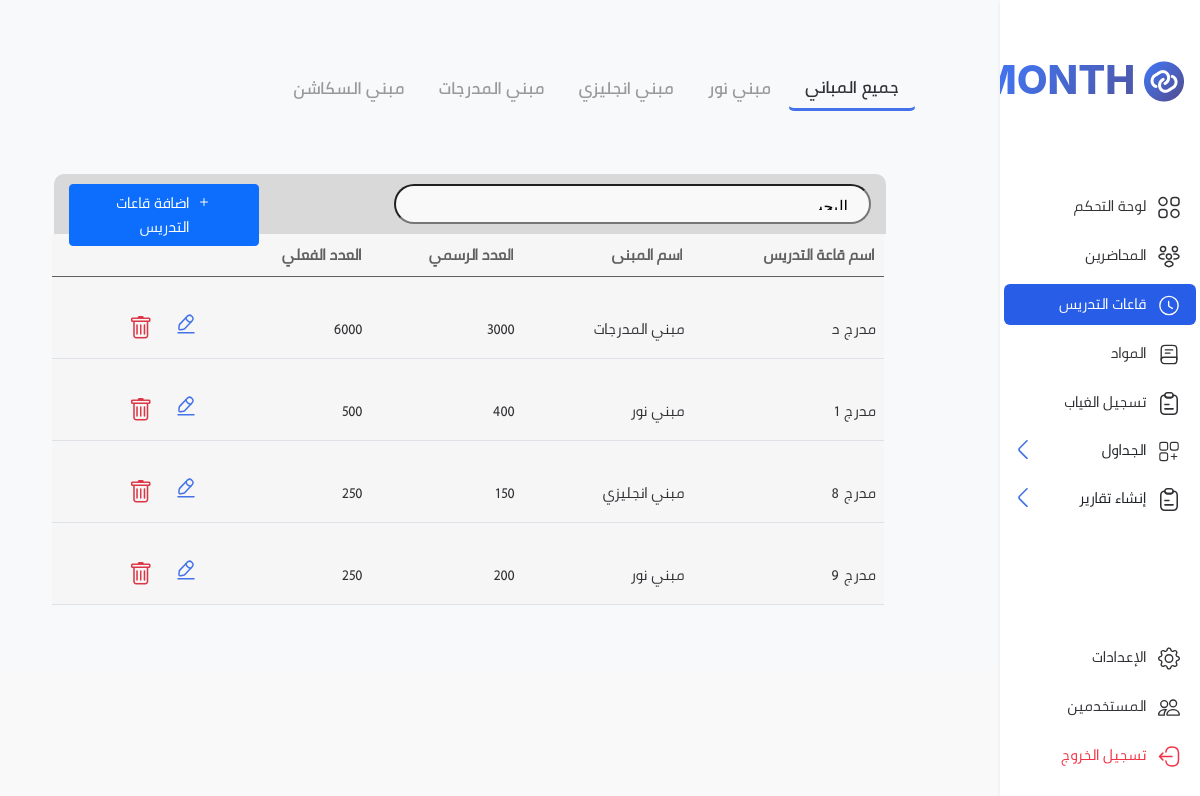
Screenshot of /rooms with the database file from the repository.
### building/model.py (models this page shows)
class Building(db.Model):
    id = db.Column(db.Integer, primary_key=True, autoincrement=True)
    name = db.Column(db.String(60), unique=True, nullable=False)
    description = db.Column(db.Text, unique=False, nullable=True)
    rooms = db.relationship("Room", backref=backref("building_rooms", cascade="all,delete"), lazy=True)

### room/model.py (models this page shows)
class Room(db.Model):
    id = db.Column(db.Integer, primary_key=True, autoincrement=True)
    name = db.Column(db.String(120), unique=False, nullable=False)
    qr_code = db.Column(db.Text, unique=True, nullable=True)
    real_capacity = db.Column(db.Integer, unique=False, nullable=True)
    supported_capacity = db.Column(db.Integer, unique=False, nullable=True)
    building_id = db.Column(db.Integer, db.ForeignKey("building.id"))
    lectures = db.relationship('Lecture', backref=backref('room_lectures', cascade="all,delete"), lazy=True)

### room/view.py (the view)
@bp.route(f'/rooms', methods=["GET"])
def get_rooms():
    context = {}
    context["buildings"] = get_buildings()
    context["rooms"] = get_all_rooms()
    return render_template(f'{PAGE}/rooms.html', context=context)

### building/controller.py (called while the page is built)
def get_buildings():
    return Building.query.all()

### room/controller.py (called while the page is built)
def get_all_rooms():
    rooms = []
    for r in Room.query.all():
        rooms.append({
            "id": r.id,
            "name": r.name,
            "building": Building.query.get(r.building_id).name,
            "building_id": r.building_id,
            "qr_code": r.qr_code,
            "real_capacity": r.real_capacity,
            "supported_capacity": r.supported_capacity
        })
    return rooms

### templates/room/rooms.html (shortened to what this page needs)
{% extends "layout/base.html" %}  {% block content %}
  <div class="p-5 classRooms-bg">
    <div class="mb-5 py-3">
      <nav id="instructorsTaps">
        <div class="nav nav-tabs border-0" id="nav-tab" role="tablist">
          <button
            id="allBuildings"
            class="nav-link active"
            data-bs-toggle="tab"
            type="button"
            role="tab"
          >
            جميع المباني
          </button>
          {% for b in context.buildings %}
          <button
            id="{{ b.id }}"
            class="nav-link buildings"
            data-bs-toggle="tab"
            type="button"
            role="tab"
          >
            {{ b.name }}
          </button>
          {% endfor %}
        </div>
      </nav>
    </div>
    <nav class="navbar navbar-doctor-search">
      <form class="w-100 d-flex doctor-form-search" role="search">
        <div class="form-group d-flex justify-content-between w-100">
          <input
            type="text"
            class="cd-search table-filter doctor-text-search"
            data-table="order-table"
            placeholder="البحث"
            ar
          />
          <div class="justify-content-end">
            <a class="btn btn-primary px-4" href="/room/new">
              <i class="bi bi-plus" style="margin-left: 3px; left: 0"> </i>
              اضافة قاعات التدريس</a
            >
          </div>
        </div>
      </form>
    </nav>
    <table class="table doctor-table cd-table order-table" id="dataTable">
      <thead>
        <tr>
          <th>
            <input
              type="text"
              class="search-input"
              placeholder="اسم قاعة التدريس"
            />
          </th>
          <th>
            <input
              id="tabsFilter"
              type="text"
              class="search-input"
              placeholder="اسم المبنى"
            />
          </th>
          <th>
            <input
              type="text"
              class="search-input"
              placeholder="العدد الرسمي"
            />
          </th>
          <th>
            <input
              type="text"
              class="search-input"
              placeholder="العدد الفعلي"
            />
          </th>
          <th></th>
        </tr>
      </thead>
      <tbody>
        {% if context.rooms %} {% for room in context.rooms %}
        <tr>
          <td>{{ room.name }}</td>
          <td>{{ room.building }}</td>
          <td>{{ room.supported_capacity or "لا توجد معلومات" }}</td>
          <td>{{ room.real_capacity or "لا توجد معلومات" }}</td>
          <td>
            <div class="d-flex">
              <div
                data-bs-toggle="modal"
                data-bs-target="#editModal"
                class="mx-3 cursor"
                onClick="
                  editThisByModal(
                    {{ {
                        'id': room.id,
                        'name': room.name,
                        'building_id': room.building_id,
                        'supported_capacity': room.supported_capacity,
                        'real_capacity': room.real_capacity
                    } }}
                  )
                "
                console.log(e.value);
                console.log(modalData[element.name]);
              >
              </div>
              <i
                class="bi bi-trash text-danger me-2 cursor"
                style="font-size: 24px"
                data-bs-toggle="modal"
                data-bs-target="#staticBackdrop"
                onClick="window.location.href='/room/delete/{{ room.id }}'"
              ></i>
            </div>
          </td>
        </tr>
        {% endfor %} {% else %}
        <tr>
          <td colspan="5">
            <h3 class="text-center">لا توجد بيانات</h3>
          </td>
        </tr>
        {% endif %}
      </tbody>
    </table>
  </div>
{% endblock %}

### templates/layout/base.html (shortened to what this page needs)
<!DOCTYPE html>
<html lang="ar" dir="rtl">
  <head>
    <link rel="stylesheet" href="{{ url_for('static', filename='bootstrap/css/bootstrap-datepicker.css') }}">
    <link rel="stylesheet" href="{{ url_for('static', filename='bootstrap/clockpicker-gh-pages/dist/bootstrap-clockpicker.min.css') }}">
    <link rel="stylesheet" href="https://cdnjs.cloudflare.com/ajax/libs/bootstrap-icons/1.10.4/font/bootstrap-icons.css">
    <link rel="stylesheet" href="{{ url_for('static', filename='bootstrap/css/bootstrap.css') }}">
    <link rel="stylesheet" href="{{ url_for('static', filename='bootstrap/css/choices.min.css') }}">
    <link rel="stylesheet" href="{{ url_for('static', filename='css/sidebar.css') }}"/>
    <link rel="stylesheet" href="{{ url_for('static', filename='css/datetime.css') }}"/>
    <link rel="stylesheet" href="{{ url_for('static', filename='css/index.css') }}"/>
  </head>
  <body>
    <div class="container-fluid bg-light">
      <div class="row">
        <div class="col-12 col-lg-2 position-sticky p-0 m-0">
            <nav
              class="navbar navbar-expand-lg bg-white col-12 col-lg-2 align-items-start m-0 min-vh position-fixed top-0 shadow-sm"
            >
              <div class="d-flex flex-column align-items-start col-12 w-100 min-vh">
                <div
                  class="d-flex justify-content-between mx-2 mt-lg-5 mb-lg-3 col-12"
                >
                  <a
                    class="navbar-brand py-0 px-2 mx-0 text-lg-end text-start"
                    href="#"
                  >
                    <p class="style-logo fs-1">
                      <img
                        src="{{ url_for('static', filename='img/Logo (1).png') }}"
                        class="img-fluid mb-1"
                        alt="logo"
                      />
                      Month
                    </p>
                  </a>
                </div>
                <div
                  class="collapse navbar-collapse justify-content-between align-items-start w-100 h-100 mt-5 flex-column"
                  id="navbarTogglerDemo01"
                >
                  <ul class="navbar-nav flex-column w-100 py-0 px-1 h-70">
                    <li class="mb-2 nav-item px-0">
                      <a class="nav-link px-3" aria-current="page" href="/">
                        <span id="dashboard"></span>
                        <span class="pe-2">لوحة التحكم</span>
                      </a>
                    </li>
                    <li class="mb-2 nav-item px-0">
                      <a class="nav-link px-3" href="/instructors">
                        <span id="lectuers"></span>
                        <span class="pe-2">المحاضرين</span>
                      </a>
                    </li>
                    <li class="mb-2 nav-item px-0">
                      <a class="nav-link px-3" href="/rooms">
                        <span id="classroom"></span>
                        <span class="pe-2"> قاعات التدريس </span>
                      </a>
                    </li>
                    <li class="mb-2 nav-item px-0">
                      <a class="nav-link px-3" href="/courses">
                        <span id="materials"></span>
                        <span class="pe-2">المواد</span>
                      </a>
                    </li>
                    <li class="mb-2 nav-item px-0">
                      <a class="nav-link px-3" href="/absence">
                        <span class="regs"></span>
                        <span class="pe-2">تسجيل الغياب </span>
                      </a>
                    </li>
                    <li class="mb-2 nav-item px-0">
                      <div
                        class="accordion p-0 m-0"
                        id="accordionPanelsStayOpenExample"
                      >
                        <div class="accordion-item border-0 p-0 m-0">
                          <h2 class="accordion-header" id="flush-headingThree">
                            <button
                              class="accordion-button collapsed px-3 py-2 justify-content-between"
                              type="button"
                              data-bs-toggle="collapse"
                              data-bs-target="#flush-collapseCreeks"
                              aria-expanded="false"
                              aria-controls="flush-collapseCreeks"
                            >
                              <div class="col-11 text-end">
                                <span id="creeks"></span>
                                <span class="pe-2"> الجداول </span>
                              </div>
                            </button>
                          </h2>
                        </div>
                      </div>
                    </li>
                    <li class="mb-2 nav-item px-0 mb-3">
                      <div
                        class="accordion p-0 m-0"
                        id="accordionPanelsStayOpenExample"
                      >
                        <div class="accordion-item border-0 p-0 m-0">
                          <h2 class="accordion-header" id="flush-headingThree">
                            <button
                              class="accordion-button collapsed px-3 py-2 justify-content-between"
                              type="button"
                              data-bs-toggle="collapse"
                              data-bs-target="#flush-collapseThree"
                              aria-expanded="false"
                              aria-controls="flush-collapseThree"
                            >
                              <div class="col-11 text-end">
                                <span id="report"></span>
                                <span class="pe-2"> إنشاء تقارير </span>
                              </div>
                            </button>
                          </h2>
                        </div>
                      </div>
                    </li>
                  </ul>
                  <ul
                    class="navbar-nav justify-content-end flex-column w-100 py-0 px-1 h-30 mb-3"
                  >
                    <li class="mb-2 nav-item px-0">
                      <a class="nav-link px-3" href="/settings">
                        <span id="settings_icon"></span>
                        <span class="pe-2">الإعدادات</span>
                      </a>
                    </li>
                    <li class="mb-2 nav-item px-0">
                      <a class="nav-link px-3" href="/users">
                        <span id="users_icon"></span>
                        <span class="pe-2">المستخدمين</span>
                      </a>
                    </li>
                    <li class="mb-2 nav-item px-0 mb-3 mt-lg-0 mt-5">
                      <a class="nav-link px-3 logout" href="/logout">
                        <span id="logout-icone"></span>
                        <span class="pe-2">تسجيل الخروج</span>
                      </a>
                    </li>
                  </ul>
                </div>
              </div>
            </nav>
        </div>
        <div class="col-lg-10 col-12">
          <div class="container">
            {% block content %} {% endblock %}
          </div>
        </div>
      </div>
    </div>
  </body>
</html>

### static/css/sidebar.css (style rules this page uses)
* { font-family: "pnuReg"; }
@media only screen and (min-width: 992px) { .min-vh { min-height: 100vh !important; } }
.nav-link, .btn-toggle { color: #313135 !important; font-family: "pnuMed" !important; }
.nav-link.active, .nav-link:hover, .btn-toggle:hover, .accordion-button:hover, .accordion-button:not(.collapsed), .accordion-body ul li:hover { background-color: #275DE7 !important; color: #FFFFFF !important; border-radius: 6px !important; }
.logout { color: #F23345 !important; }
.accordion-button:not(.collapsed) ,.accordion-button.collapsed { box-shadow: none !important; }
.accordion-button::after { background-image:url("../images/arrowblu.svg") !important; margin-bottom: 4px; }

### static/css/index.css (style rules this page uses)
* { font-family: "pnuReg"; }
body { background: #F9F9F9 !important; }
.style-logo { font-family: 'Inter'; font-style: normal; font-weight: 800; line-height: 48px; text-align: center; text-transform: uppercase; background: linear-gradient(132.27deg, #4372EA 14.02%, #505098 88.31%); -webkit-background-clip: text; -webkit-text-fill-color: transparent; background-clip: text; }
tr { white-space: nowrap !important; vertical-align: middle; text-align: center !important; }
tr { vertical-align: middle !important; }
#mainData i, .cursor { cursor: pointer; }
.nav-tabs .nav-item.show .nav-link, .nav-tabs .nav-link.active { color: #313135 !important; border-color: transparent !important; border-bottom: 3px solid #4372EA !important; background-color: transparent !important; }
.nav-tabs .nav-link { color: #999 !important; font-size: 18px !important; }
.navbar-doctor-search { background-color: #d9d9d9; margin-left: 30px; margin-right: 30px; margin-top: 42px; height: 60px; border-radius: 10px 10px 0px 0px; padding: 10px 15px; width: 100%; display: flex; justify-content: space-between; }
.doctor-text-search { width: 500px; height: 40px; display: flex; justify-content: space-between; align-items: center; margin: 0 0 0 153px; padding: 6px 21px; border-radius: 20px; background-color: #f9f9f9; margin-left: 135px; }
.doctor-text-search::placeholder { width: 29px; height: 13px; font-family: 'Almarai'; font-style: normal; font-weight: 400; font-size: 16px; line-height: 13px; text-align: right; color: #000000; }
.doctor-table { margin-right: 32px; gap: 0px; }
#dataTable thead { height: 38px; }
#dataTable thead tr th:nth-child(1) { background-color: #F6F6F6; height: 22px; flex-grow: 1; font-stretch: normal; font-style: normal; line-height: auto; letter-spacing: normal; text-align: right; width: 240px; padding: 8px 6px auto 6px; }
#dataTable thead th .search-input { color: #606060; font-family: "pnuReg"; font-weight: 700; font-size: 16px; width: 100%; background-color: #f6f6f6; border: none; outline: none; }
#dataTable thead th .search-input::placeholder { color: #606060; font-family: "pnuReg"; font-weight: 700; font-size: 16px; }
#dataTable thead tr th { background-color: #F6F6F6; flex-grow: 1; font-stretch: normal; font-style: normal; letter-spacing: normal; text-align: right; color: #606060; width: 180px; padding: 8px 6px auto 6px; width: 192px; }
#dataTable tbody { font-size: 16px; font-weight: 400; font-family: "pnuReg"; }
#dataTable tbody td { flex-grow: 0; font-stretch: normal; font-style: normal; line-height: normal; letter-spacing: normal; text-align: right; color: #313135; padding-top: 30px; font-size: 16px; font-weight: 400; color: #313135; background-color: #F6F6F6; }

### rows the page displays
Building: name "مبني نور", building "مبني نور" "مبني نور"
Building: name "مبني انجليزي", building "مبني انجليزي"
Building: name "مبني المدرجات", building "مبني المدرجات"
Building: name "مبني السكاشن"
Room: name "مدرج د", supported_capacity "3000", real_capacity "6000"
Room: name "مدرج 1", supported_capacity "400", real_capacity "500"
Room: name "مدرج 8"
Room: name "مدرج 9"

### other values shown
{{ room.supported_capacity or "لا توجد معلومات" }} "150" "200"
{{ room.real_capacity or "لا توجد معلومات" }} "250" "250"
